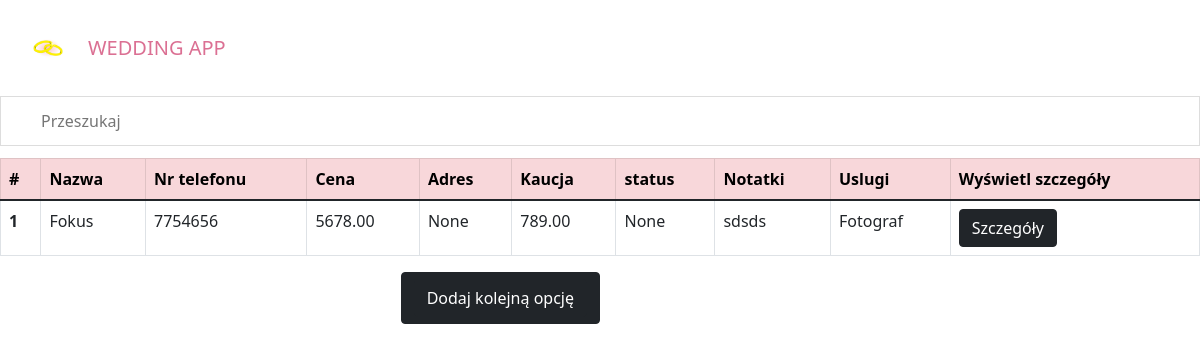
/photographers, run on an earlier commit of the app's database.
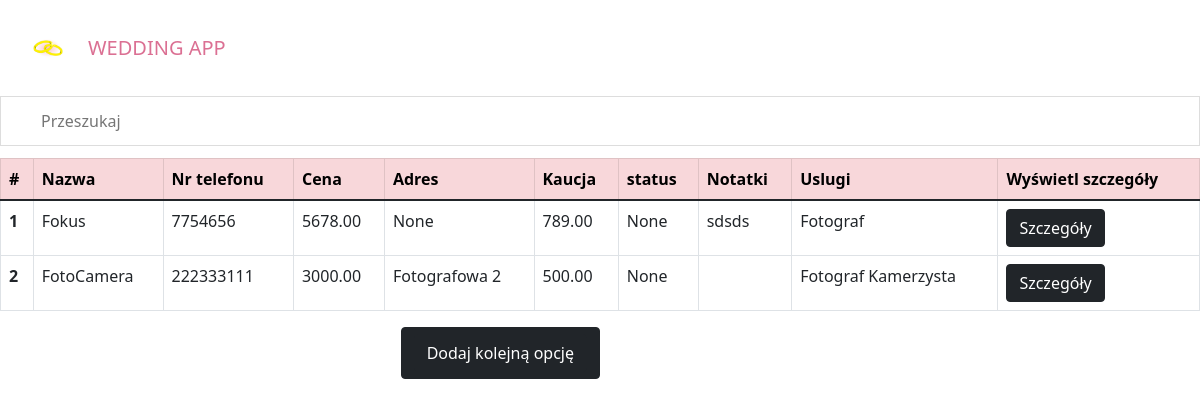
And on a later commit of the database.
### wedding/models.py (models this page shows, shortened)
class StandardInfo(models.Model):
    name = models.CharField(max_length=100)
    phone_number = models.CharField(max_length=9)
    email_address = models.CharField(max_length=30, null=True,blank=True)
    price = models.DecimalField(max_digits=8,decimal_places=2)
    address = models.CharField(max_length = 100,null=True, blank=True)
    caution = models.DecimalField(max_digits=8, decimal_places=2)
    approved = models.BooleanField(blank = True, null=True)
    notes = models.TextField(blank=True, null=True)
    class Meta:
        abstract = True

class Photographer(StandardInfo):
    services = models.TextField()
    def get_absolute_url(self):
        return reverse('photographer-detail', kwargs={'pk' : self.pk})
    def get_add_url(self):
        return reverse('photographer-add')

### wedding/views.py (the view)
# urls.py: path('photographers', views.PhotographerListView.as_view(), name='photographers_list'),
class PhotographerListView(ListView):
    model = Photographer

### wedding/templatetags/tags.py (called while the page is built)
@register.inclusion_tag('wedding/table.html')
def get_table(queryset):
    item = queryset.first()
    columns = [k for k,v in item.__dict__.items() if k != '_state' and k != 'id' and k!='email_address']
    items = [item for item in queryset]
    column_labels = []
    for idx, key in enumerate(columns):
        if key in labels.keys():
            column_labels.append(labels[key])
    print("*******************")
    print(items)
    print("*******************")
    print("********COLUMNS***********")
    print(columns)
    print("*******************")
    print("********COLUMNS LABELS***********")
    print(column_labels)
    print("*******************")
    add_url = item.get_add_url()
    return {'items' : items, 'columns' : columns,'column_labels': column_labels ,'add_url':add_url}

@register.simple_tag(name='get_attribute_for_object')
def get_attribute_for_object(obj, attribute_name, *args):
    attribute = getattr(obj, attribute_name)
    return attribute

### wedding/templates/wedding/photographer_list.html
{% extends 'index.html' %}
{% load static %}
{% load tags %}
{% block content %}
{% if object_list %}
  {% get_table object_list%}
  {% else %}
  <div style="text-align:center">
  <h5>Nie dodałeś jeszcze żadnego fotografa</h5>
  <button type="submit" class="btn btn-dark"><a href={% url 'photographer-add' %} > Dodaj fotografa </a></button>
  </div>
  {% endif %}
{% endblock %}

### wedding/templates/wedding/table.html (shortened to what this page needs)
{% load static %}
{% load tags %}
<link rel="stylesheet" type="text/css" href="{% static 'wedding/table.css' %}">
<input type="text" id="myInput" onkeyup="searchFunction()" placeholder="Przeszukaj ">
<table class="table table-bordered" id="myTable">
    <thead>
        <tr class="table-danger">
            <th scope="col" onclick="sortTableById()">#</th>
            {% for column in column_labels %}
                <th scope="col", onclick="sortTable({{forloop.counter|add:-1}})">{{column}}</th>
            {% endfor %}
            <th scope="col"> Wyświetl szczegóły</th>
            </tr>
    <tbody>
    {% for item in items %}
    <tr>
        <th scope="row">{{forloop.counter}}</th>
        {% for column in columns %}
        <td>{% get_attribute_for_object item column%}</td>
        {% endfor %}
        <td><a href={{ item.get_absolute_url }} class="btn btn-dark">Szczegóły</a></td>
      </tr>
    {% endfor %}
    </tbody>
  </table>
  <button type="submit" class="btn btn-dark" style="position: absolute; right: 50%;"><a href={{ add_url }} class="btn btn-dark">Dodaj kolejną opcję</a></button>

What changed in the data, as far as the page shows it:
added Photographer: name "FotoCamera" "222333111" "3000.00" "Fotografowa 2" "500.00" "None" "Fotograf Kamerzysta"
